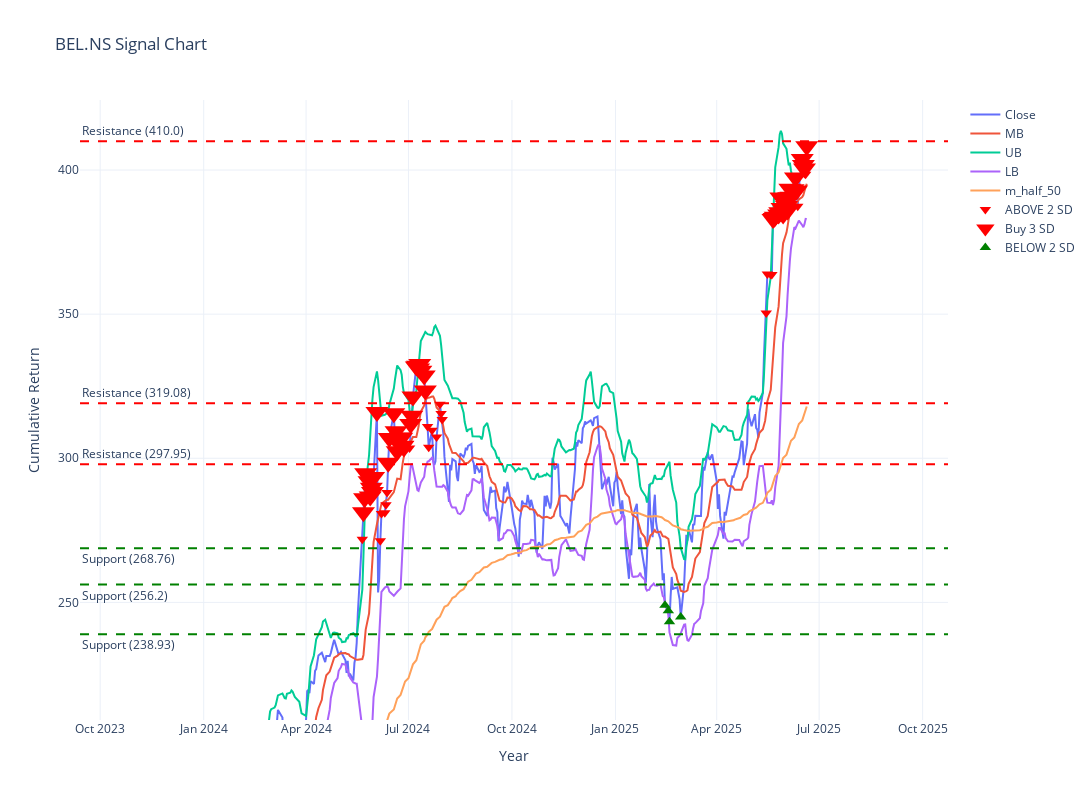

This figure's notebook cell:
### Code cell
fig = go.Figure()
#Close
for key in data:
    fig.add_trace(go.Scatter(
        x=data[key].index,
        y=data[key]['Close'],
        mode='lines',  # Set the mode to 'lines' for a line chart
        name='Close'# Use the name for each line from the dictionary
    ))   
for key in data:
    fig.add_trace(go.Scatter(
        x=data[key].index,
        y=data[key]['MB'],
        mode='lines',  # Set the mode to 'lines' for a line chart
        name='MB'# Use the name for each line from the dictionary
    ))

for key in data:
    fig.add_trace(go.Scatter(
        x=data[key].index,
        y=data[key]['UB'],
        mode='lines',  # Set the mode to 'lines' for a line chart
        name='UB'# Use the name for each line from the dictionary
    ))
    
for key in data:
    fig.add_trace(go.Scatter(
        x=data[key].index,
        y=data[key]['LB'],
        mode='lines',  # Set the mode to 'lines' for a line chart
        name='LB'# Use the name for each line from the dictionary
    )) 

for key in data:
    fig.add_trace(go.Scatter(
        x=data[key].index,
        y=data[key]['m_half_50'],
        mode='lines',  # Set the mode to 'lines' for a line chart
        name='m_half_50'# Use the name for each line from the dictionary
    )) 

for level in support_levels:
    fig.add_hline(
        y=level["Close"],
        line=dict(color="green", dash="dash"),
        annotation_text=f"Support ({level['Close']})",
        annotation_position="bottom left"
    )

# Add resistance lines
for level in resistance_levels:
    fig.add_hline(
        y=level["Close"],
        line=dict(color="red", dash="dash"),
        annotation_text=f"Resistance ({level['Close']})",
                annotation_position="top left"
    )

for key in data:
    fig.add_trace(go.Scatter(
        x=data[stock_name][data[stock_name]['Label'] == 'ABOVE 2 SD'].index,
        y=data[stock_name][data[stock_name]['Label'] == 'ABOVE 2 SD']['Close'],
        mode='markers',
        name='ABOVE 2 SD',
        marker=dict(color='red', size=10, symbol='triangle-down')
    ))
    
for key in data:
    fig.add_trace(go.Scatter(
        x=data[stock_name][data[stock_name]['Label'] == 'ABOVE 3 SD'].index,
        y=data[stock_name][data[stock_name]['Label'] == 'ABOVE 3 SD']['Close'],
        mode='markers',
        name='Buy 3 SD',
        marker=dict(color='red', size=20, symbol='triangle-down')
    ))

for key in data:
    fig.add_trace(go.Scatter(
        x=data[stock_name][data[stock_name]['Label'] == 'BELOW 2 SD'].index,
        y=data[stock_name][data[stock_name]['Label'] == 'BELOW 2 SD']['Close'],
        mode='markers',
        name='BELOW 2 SD',
        marker=dict(color='green', size=10, symbol='triangle-up')
    ))


for key in data:
    fig.add_trace(go.Scatter(
        x=data[stock_name][data[stock_name]['Label'] == 'BELOW 3 SD'].index,
        y=data[stock_name][data[stock_name]['Label'] == 'BELOW 3 SD']['Close'],
        mode='markers',
        name='BELOW 3 SD',
        marker=dict(color='green', size=20, symbol='triangle-up')
    ))


# #Buy
# fig.add_trace(go.Scatter(
#     x=buy.index,
#     y=buy.values,
#     mode='markers',
#     name='Buy Signal',
#     marker=dict(color='green', size=20, symbol='triangle-up')
#     ))


# #Sell
# fig.add_trace(go.Scatter(
#     x=sell.index,
#     y=sell.values,
#     mode='markers',
#     name='Sell Signal',
#     marker=dict(color='red', size=20, symbol='triangle-down')
#     ))

# Customize the layout
fig.update_layout(
    title=f"{stock_name} Signal Chart",
    xaxis_title="Year",
    yaxis_title="Cumulative Return",
    autosize=False,
    width=1100,
    height=800,
    template='plotly_white'
)

fig.show()

### Figure 1 — Plotly figure (JSON) as saved in the notebook; plotly's stock layout.template omitted (floating-point values rounded to 4 significant figures; data arrays with more than 128 entries replaced by an {"elided": "..."} marker saying what was removed)
{"data": [{"mode": "lines", "name": "Close", "type": "scatter", "x": {"elided": "1240 str values"}, "y": {"elided": "1240 float values"}}, {"mode": "lines", "name": "MB", "type": "scatter", "x": {"elided": "1240 str values"}, "y": {"elided": "1240 float values"}}, {"mode": "lines", "name": "UB", "type": "scatter", "x": {"elided": "1240 str values"}, "y": {"elided": "1240 float values"}}, {"mode": "lines", "name": "LB", "type": "scatter", "x": {"elided": "1240 str values"}, "y": {"elided": "1240 float values"}}, {"mode": "lines", "name": "m_half_50", "type": "scatter", "x": {"elided": "1240 str values"}, "y": {"elided": "1240 float values"}}, {"marker": {"color": "red", "size": 10, "symbol": "triangle-down"}, "mode": "markers", "name": "ABOVE 2 SD", "type": "scatter", "x": ["2024-05-21T00:00:00", "2024-06-06T00:00:00", "2024-06-07T00:00:00", "2024-06-10T00:00:00", "2024-06-11T00:00:00", "2024-06-12T00:00:00", "2024-06-27T00:00:00", "2024-06-28T00:00:00", "2024-07-01T00:00:00", "2024-07-02T00:00:00", "2024-07-18T00:00:00", "2024-07-19T00:00:00", "2024-07-22T00:00:00", "2024-07-26T00:00:00", "2024-07-29T00:00:00", "2024-07-30T00:00:00", "2024-07-31T00:00:00", "2025-05-15T00:00:00", "2025-05-16T00:00:00", "2025-05-19T00:00:00", "2025-05-20T00:00:00", "2025-06-12T00:00:00", "2025-06-13T00:00:00", "2025-06-19T00:00:00"], "y": [271.9, 271.4, 280.9, 281.1, 283.9, 288.1, 302, 303.4, 305.1, 303.6, 311.0, 303.8, 309.7, 307.4, 318.7, 315.5, 313.5, 350.4, 363.9, 363.8, 363.8, 387.4, 394.2, 398.6]}, {"marker": {"color": "red", "size": 20, "symbol": "triangle-down"}, "mode": "markers", "name": "Buy 3 SD", "type": "scatter", "visible": true, "x": ["2024-05-22T00:00:00", "2024-05-23T00:00:00", "2024-05-24T00:00:00", "2024-05-27T00:00:00", "2024-05-28T00:00:00", "2024-05-29T00:00:00", "2024-05-30T00:00:00", "2024-05-31T00:00:00", "2024-06-03T00:00:00", "2024-06-13T00:00:00", "2024-06-14T00:00:00", "2024-06-18T00:00:00", "2024-06-19T00:00:00", "2024-06-20T00:00:00", "2024-06-21T00:00:00", "2024-06-24T00:00:00", "2024-06-25T00:00:00", "2024-06-26T00:00:00", "2024-07-03T00:00:00", "2024-07-04T00:00:00", "2024-07-05T00:00:00", "2024-07-08T00:00:00", "2024-07-09T00:00:00", "2024-07-10T00:00:00", "2024-07-11T00:00:00", "2024-07-12T00:00:00", "2024-07-15T00:00:00", "2024-07-16T00:00:00", "2025-05-21T00:00:00", "2025-05-22T00:00:00", "2025-05-23T00:00:00", "2025-05-26T00:00:00", "2025-05-27T00:00:00", "2025-05-28T00:00:00", "2025-05-29T00:00:00", "2025-05-30T00:00:00", "2025-06-02T00:00:00", "2025-06-03T00:00:00", "2025-06-04T00:00:00", "2025-06-05T00:00:00", "2025-06-06T00:00:00", "2025-06-09T00:00:00", "2025-06-10T00:00:00", "2025-06-11T00:00:00", "2025-06-16T00:00:00", "2025-06-17T00:00:00", "2025-06-18T00:00:00", "2025-06-20T00:00:00"], "y": [281.3, 286.1, 294.8, 292.0, 286.7, 289.8, 288.3, 293.5, 316.0, 298.4, 307.1, 315.6, 306.8, 309.3, 302.4, 307.2, 307.2, 304.3, 311.9, 314.8, 321.4, 331.9, 332.1, 331.1, 332.8, 330.4, 328.7, 323.5, 383, 383.4, 383.8, 384.6, 385.4, 390.4, 386.8, 384.6, 387.5, 386, 390.6, 393.5, 390.7, 392.4, 397.4, 392.9, 403.9, 401.8, 400.5, 408.2]}, {"marker": {"color": "green", "size": 10, "symbol": "triangle-up"}, "mode": "markers", "name": "BELOW 2 SD", "type": "scatter", "x": ["2025-02-14T00:00:00", "2025-02-17T00:00:00", "2025-02-18T00:00:00", "2025-02-28T00:00:00"], "y": [249.0, 247.1, 243.2, 244.9]}, {"marker": {"color": "green", "size": 20, "symbol": "triangle-up"}, "mode": "markers", "name": "BELOW 3 SD", "type": "scatter", "x": [], "y": []}], "layout": {"annotations": [{"showarrow": false, "text": "Support (268.76)", "x": 0, "xanchor": "left", "xref": "x domain", "y": 268.8, "yanchor": "top", "yref": "y"}, {"showarrow": false, "text": "Support (238.93)", "x": 0, "xanchor": "left", "xref": "x domain", "y": 238.9, "yanchor": "top", "yref": "y"}, {"showarrow": false, "text": "Support (256.2)", "x": 0, "xanchor": "left", "xref": "x domain", "y": 256.2, "yanchor": "top", "yref": "y"}, {"showarrow": false, "text": "Resistance (319.08)", "x": 0, "xanchor": "left", "xref": "x domain", "y": 319.1, "yanchor": "bottom", "yref": "y"}, {"showarrow": false, "text": "Resistance (297.95)", "x": 0, "xanchor": "left", "xref": "x domain", "y": 297.9, "yanchor": "bottom", "yref": "y"}, {"showarrow": false, "text": "Resistance (410.0)", "x": 0, "xanchor": "left", "xref": "x domain", "y": 410, "yanchor": "bottom", "yref": "y"}], "autosize": false, "height": 800, "shapes": [{"line": {"color": "green", "dash": "dash"}, "type": "line", "x0": 0, "x1": 1, "xref": "x domain", "y0": 268.8, "y1": 268.8, "yref": "y"}, {"line": {"color": "green", "dash": "dash"}, "type": "line", "x0": 0, "x1": 1, "xref": "x domain", "y0": 238.9, "y1": 238.9, "yref": "y"}, {"line": {"color": "green", "dash": "dash"}, "type": "line", "x0": 0, "x1": 1, "xref": "x domain", "y0": 256.2, "y1": 256.2, "yref": "y"}, {"line": {"color": "red", "dash": "dash"}, "type": "line", "x0": 0, "x1": 1, "xref": "x domain", "y0": 319.1, "y1": 319.1, "yref": "y"}, {"line": {"color": "red", "dash": "dash"}, "type": "line", "x0": 0, "x1": 1, "xref": "x domain", "y0": 297.9, "y1": 297.9, "yref": "y"}, {"line": {"color": "red", "dash": "dash"}, "type": "line", "x0": 0, "x1": 1, "xref": "x domain", "y0": 410, "y1": 410, "yref": "y"}], "title": {"text": "BEL.NS Signal Chart"}, "width": 1100, "xaxis": {"autorange": false, "range": ["2023-09-13 01:37:27.5272", "2025-10-23 13:16:20.1256"], "title": {"text": "Year"}, "type": "date"}, "yaxis": {"autorange": false, "range": [209.2, 424.3], "title": {"text": "Cumulative Return"}, "type": "linear"}}}
